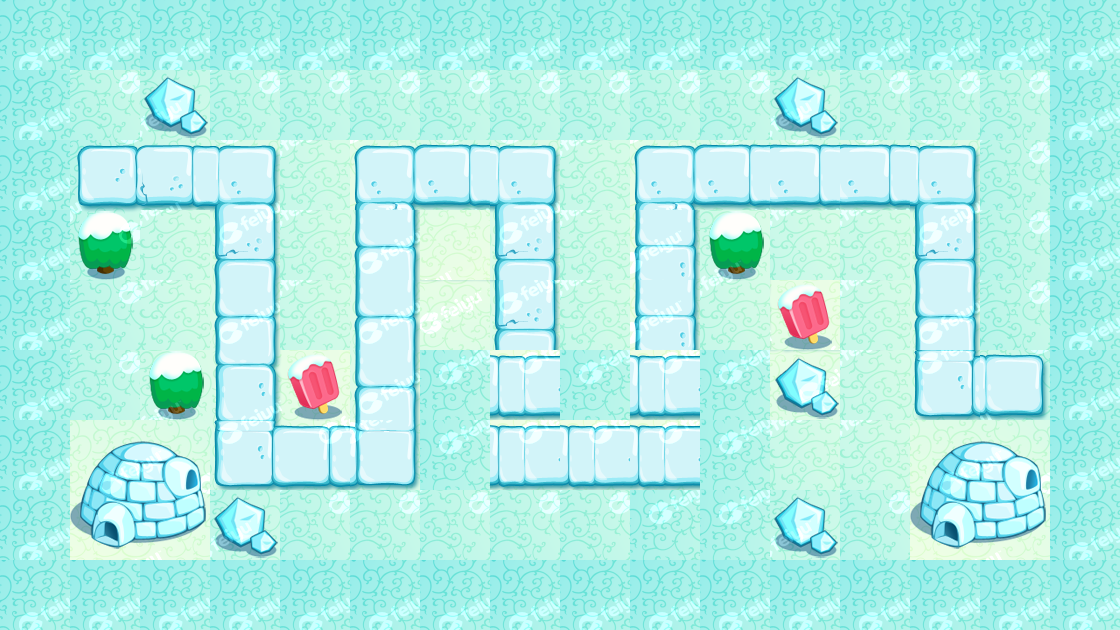

This is a level from a 2D game, rendered from its Tiled map with the project's own tilesets. A one-line summary and the complete map file follow:
An orthogonal 16x9 tile map with 70x70 px tiles, 1 tile layer (bg) and 12 objects (road1, road2, player).

<map version="1.0" orientation="orthogonal" renderorder="right-down" width="16" height="9" tilewidth="70" tileheight="70" nextobjectid="34">
 <tileset firstgid="1" name="1" tilewidth="70" tileheight="70" tilecount="91" columns="13">
  <image source="1.png" width="910" height="490" />
  <tile id="0">
   <properties>
    <property name="type" value="ground" />
   </properties>
  </tile>
  <tile id="1">
   <properties>
    <property name="type" value="ground" />
   </properties>
  </tile>
  <tile id="2">
   <properties>
    <property name="type" value="block" />
   </properties>
  </tile>
  <tile id="3">
   <properties>
    <property name="type" value="ground" />
   </properties>
  </tile>
  <tile id="4">
   <properties>
    <property name="type" value="block" />
   </properties>
  </tile>
  <tile id="5">
   <properties>
    <property name="type" value="ground" />
   </properties>
  </tile>
  <tile id="6">
   <properties>
    <property name="type" value="ground" />
   </properties>
  </tile>
  <tile id="7">
   <properties>
    <property name="type" value="block" />
   </properties>
  </tile>
  <tile id="8">
   <properties>
    <property name="type" value="block" />
   </properties>
  </tile>
  <tile id="9">
   <properties>
    <property name="type" value="ground" />
   </properties>
  </tile>
  <tile id="10">
   <properties>
    <property name="type" value="ground" />
   </properties>
  </tile>
  <tile id="11">
   <properties>
    <property name="type" value="ground" />
   </properties>
  </tile>
  <tile id="13">
   <properties>
    <property name="type" value="ground" />
   </properties>
  </tile>
  <tile id="14">
   <properties>
    <property name="type" value="road" />
   </properties>
  </tile>
  <tile id="15">
   <properties>
    <property name="type" value="road" />
   </properties>
  </tile>
  <tile id="16">
   <properties>
    <property name="type" value="road" />
   </properties>
  </tile>
  <tile id="17">
   <properties>
    <property name="type" value="ground" />
   </properties>
  </tile>
  <tile id="18">
   <properties>
    <property name="type" value="ground" />
   </properties>
  </tile>
  <tile id="19">
   <properties>
    <property name="type" value="ground" />
   </properties>
  </tile>
  <tile id="20">
   <properties>
    <property name="type" value="block" />
   </properties>
  </tile>
  <tile id="21">
   <properties>
    <property name="type" value="block" />
   </properties>
  </tile>
  <tile id="22">
   <properties>
    <property name="type" value="road" />
   </properties>
  </tile>
  <tile id="23">
   <properties>
    <property name="type" value="road" />
   </properties>
  </tile>
  <tile id="24">
   <properties>
    <property name="type" value="road" />
   </properties>
  </tile>
  <tile id="26">
   <properties>
    <property name="type" value="ground" />
   </properties>
  </tile>
  <tile id="27">
   <properties>
    <property name="type" value="block" />
   </properties>
  </tile>
  <tile id="28">
   <properties>
    <property name="type" value="ground" />
   </properties>
  </tile>
  <tile id="29">
   <properties>
    <property name="type" value="road" />
   </properties>
  </tile>
  <tile id="30">
   <properties>
    <property name="type" value="block" />
   </properties>
  </tile>
  <tile id="31">
   <properties>
    <property name="type" value="block" />
   </properties>
  </tile>
  <tile id="32">
   <properties>
    <property name="type" value="ground" />
   </properties>
  </tile>
  <tile id="33">
   <properties>
    <property name="type" value="block" />
   </properties>
  </tile>
  <tile id="34">
   <properties>
    <property name="type" value="ground" />
   </properties>
  </tile>
  <tile id="35">
   <properties>
    <property name="type" value="road" />
   </properties>
  </tile>
  <tile id="36">
   <properties>
    <property name="type" value="ground" />
   </properties>
  </tile>
  <tile id="37">
   <properties>
    <property name="type" value="block" />
   </properties>
  </tile>
  <tile id="39">
   <properties>
    <property name="type" value="ground" />
   </properties>
  </tile>
  <tile id="40">
   <properties>
    <property name="type" value="ground" />
   </properties>
  </tile>
  <tile id="41">
   <properties>
    <property name="type" value="ground" />
   </properties>
  </tile>
  <tile id="42">
   <properties>
    <property name="type" value="road" />
   </properties>
  </tile>
  <tile id="43">
   <properties>
    <property name="type" value="ground" />
   </properties>
  </tile>
  <tile id="44">
   <properties>
    <property name="type" value="ground" />
   </properties>
  </tile>
  <tile id="45">
   <properties>
    <property name="type" value="block" />
   </properties>
  </tile>
  <tile id="46">
   <properties>
    <property name="type" value="ground" />
   </properties>
  </tile>
  <tile id="47">
   <properties>
    <property name="type" value="ground" />
   </properties>
  </tile>
  <tile id="48">
   <properties>
    <property name="type" value="road" />
   </properties>
  </tile>
  <tile id="49">
   <properties>
    <property name="type" value="ground" />
   </properties>
  </tile>
  <tile id="50">
   <properties>
    <property name="type" value="ground" />
   </properties>
  </tile>
  <tile id="52">
   <properties>
    <property name="type" value="ground" />
   </properties>
  </tile>
  <tile id="53">
   <properties>
    <property name="type" value="ground" />
   </properties>
  </tile>
  <tile id="54">
   <properties>
    <property name="type" value="block" />
   </properties>
  </tile>
  <tile id="55">
   <properties>
    <property name="type" value="road" />
   </properties>
  </tile>
  <tile id="56">
   <properties>
    <property name="type" value="block" />
   </properties>
  </tile>
  <tile id="57">
   <properties>
    <property name="type" value="ground" />
   </properties>
  </tile>
  <tile id="58">
   <properties>
    <property name="type" value="ground" />
   </properties>
  </tile>
  <tile id="61">
   <properties>
    <property name="type" value="road" />
   </properties>
  </tile>
  <tile id="62">
   <properties>
    <property name="type" value="block" />
   </properties>
  </tile>
  <tile id="63">
   <properties>
    <property name="type" value="ground" />
   </properties>
  </tile>
  <tile id="65">
   <properties>
    <property name="type" value="ground" />
   </properties>
  </tile>
  <tile id="66">
   <properties>
    <property name="type" value="ground" />
   </properties>
  </tile>
  <tile id="67">
   <properties>
    <property name="type" value="ground" />
   </properties>
  </tile>
  <tile id="68">
   <properties>
    <property name="type" value="road" />
   </properties>
  </tile>
  <tile id="69">
   <properties>
    <property name="type" value="road" />
   </properties>
  </tile>
  <tile id="70">
   <properties>
    <property name="type" value="road" />
   </properties>
  </tile>
  <tile id="71">
   <properties>
    <property name="type" value="road" />
   </properties>
  </tile>
  <tile id="72">
   <properties>
    <property name="type" value="road" />
   </properties>
  </tile>
  <tile id="73">
   <properties>
    <property name="type" value="road" />
   </properties>
  </tile>
  <tile id="74">
   <properties>
    <property name="type" value="road" />
   </properties>
  </tile>
  <tile id="75">
   <properties>
    <property name="type" value="ground" />
   </properties>
  </tile>
  <tile id="76">
   <properties>
    <property name="type" value="ground" />
   </properties>
  </tile>
  <tile id="80">
   <properties>
    <property name="type" value="ground" />
   </properties>
  </tile>
  <tile id="81">
   <properties>
    <property name="type" value="ground" />
   </properties>
  </tile>
  <tile id="84">
   <properties>
    <property name="type" value="ground" />
   </properties>
  </tile>
  <tile id="85">
   <properties>
    <property name="type" value="block" />
   </properties>
  </tile>
  <tile id="86">
   <properties>
    <property name="type" value="ground" />
   </properties>
  </tile>
  <tile id="87">
   <properties>
    <property name="type" value="ground" />
   </properties>
  </tile>
  <tile id="88">
   <properties>
    <property name="type" value="ground" />
   </properties>
  </tile>
  <tile id="89">
   <properties>
    <property name="type" value="ground" />
   </properties>
  </tile>
 </tileset>
 <layer name="bg" width="16" height="9">
  <data encoding="csv">
1,1,1,1,1,1,1,1,1,1,1,1,1,1,1,1,
1,67,3,67,67,67,67,67,67,67,67,3,67,67,67,1,
1,15,16,17,68,23,24,17,68,23,24,24,24,17,67,1,
1,28,68,30,68,43,19,30,68,49,55,68,68,30,67,1,
1,67,68,43,68,43,85,30,68,49,68,57,68,43,67,1,
1,67,55,56,57,43,27,73,27,73,27,86,68,69,25,1,
1,8,9,69,70,75,27,73,73,73,27,68,68,8,9,1,
1,21,22,3,67,67,67,67,67,27,27,3,67,21,22,1,
1,1,1,1,1,1,1,1,1,1,1,1,1,1,1,1
</data>
 </layer>
 <objectgroup name="road" visible="0">
  <object id="2" name="road1" x="70" y="210" />
  <object id="5" name="road2" x="210" y="210" />
  <object id="6" x="210" y="490" />
  <object id="7" x="630" y="490" />
  <object id="8" x="630" y="210" />
  <object id="10" x="910" y="210" />
  <object id="17" x="910" y="420" />
  <object id="18" x="980" y="420" />
 </objectgroup>
 <objectgroup name="start_end" visible="0">
  <object id="19" x="70" y="210" />
  <object id="20" x="980" y="420" />
  <object id="21" x="1236" y="-206" height="2" />
 </objectgroup>
 <objectgroup name="object">
  <object id="28" name="player" x="70" y="140" width="70" height="70" />
 </objectgroup>
</map>
